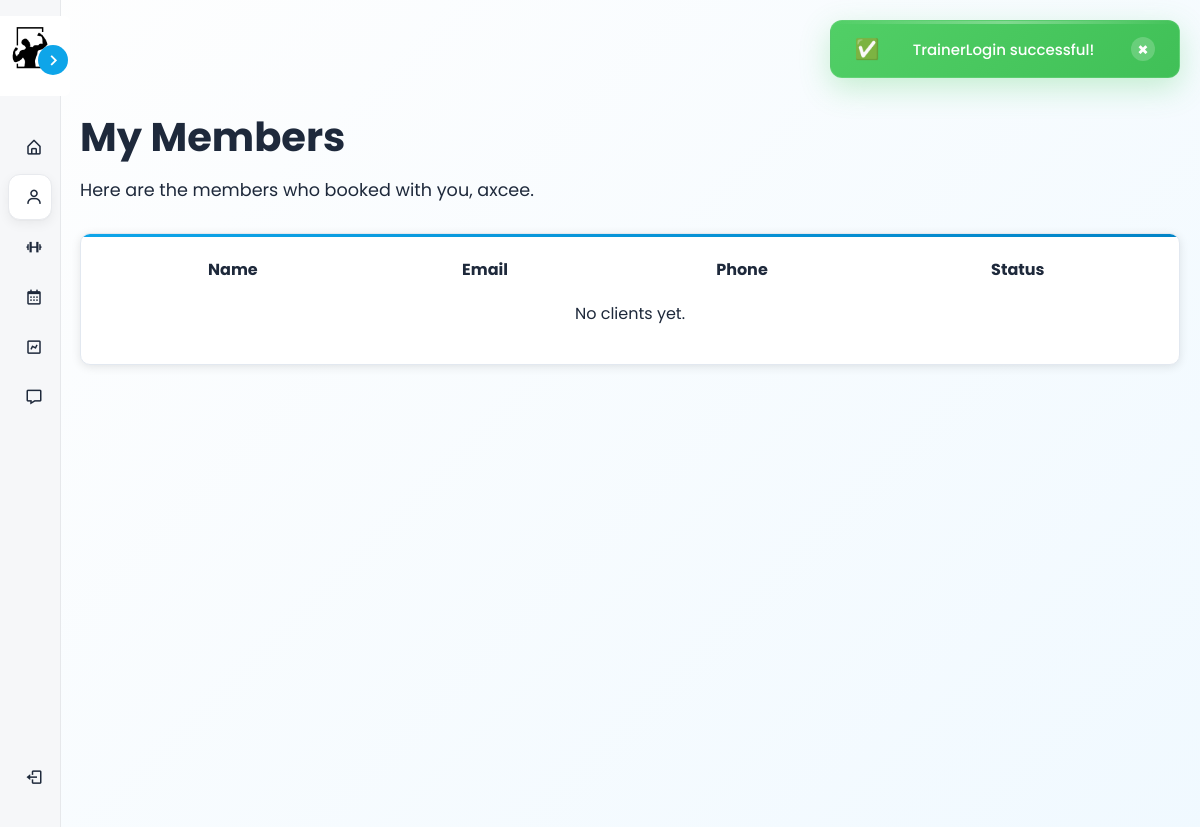
/views/trainers/my_members.php (signed in), run on an earlier commit of the app's database.
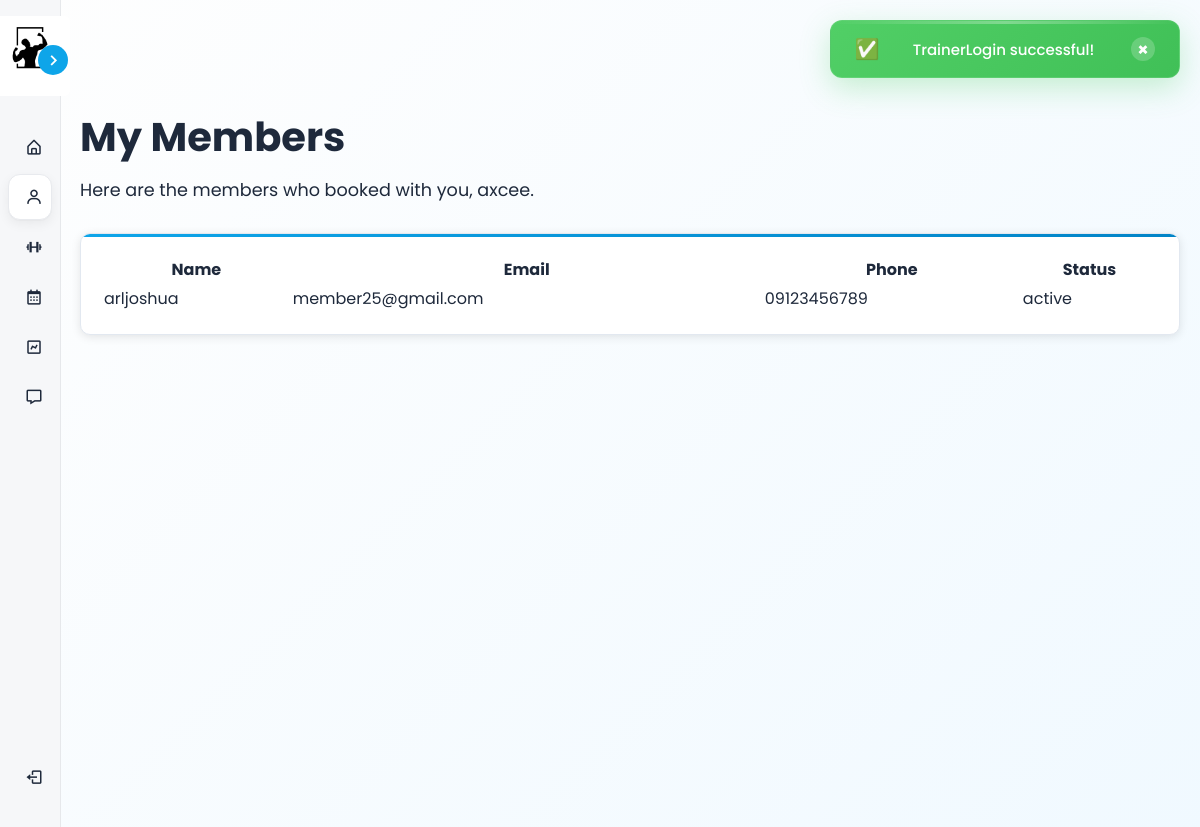
And on a later commit of the database.
### tables this page shows
CREATE TABLE `members` (
  `member_id` int(11) NOT NULL,
  `user_id` int(11) NOT NULL,
  `full_name` varchar(100) NOT NULL,
  `email` varchar(100) NOT NULL,
  `phone` varchar(20) DEFAULT NULL,
  `address` text DEFAULT NULL,
  `membership_type` enum('monthly','annual') DEFAULT 'monthly',
  `start_date` date DEFAULT NULL,
  `end_date` date DEFAULT NULL,
  `status` enum('active','inactive') DEFAULT 'active'
);

### controllers/TrainerController.php (called while the page is built, shortened)
<?php
require_once __DIR__ . '/../config/database.php';
require_once __DIR__ . '/../models/Trainer.php';
require_once __DIR__ . '/../models/Booking.php';
class TrainerController {
    private $trainerModel;
    public function __construct() {
        $database = new Database();
        $this->trainerModel = new Trainer();
    }
    public function getTrainerByUser($userId) {
        return $this->trainerModel->getTrainerByUserId($userId);
    }
    public function getMyClients($userId) {
        $trainer = $this->getTrainerByUser($userId);
        return $this->trainerModel->getTrainerClients($trainer['trainer_id']);
    }
}

### config/database.php (called while the page is built, shortened)
<?php
class Database {
    private $host = "localhost";
    private $db_name = "gymmanagement";
    private $username = "root";
    private $password = "";
    public function getConnection() {
        $this->conn = null;
        try {
            $this->conn = new PDO("mysql:host=" . $this->host . ";dbname=" . $this->db_name,
                                   $this->username, $this->password);
            $this->conn->exec("set names utf8");
        } catch(PDOException $exception) {
            echo "Connection error: " . $exception->getMessage();
        }
        return $this->conn;
    }
}
?>

### models/Trainer.php (called while the page is built, shortened)
<?php
require_once __DIR__ . '/../config/database.php';
class Trainer {
    private $conn;
    public function __construct() {
        $database = new Database();
        $this->conn = $database->getConnection();
    }
    public function getTrainerByUserId($user_id) {
        try {
            $stmt = $this->conn->prepare("SELECT * FROM trainers WHERE user_id = :user_id");
            $stmt->bindParam(':user_id', $user_id, PDO::PARAM_INT);
            $stmt->execute();
            return $stmt->fetch(PDO::FETCH_ASSOC);
        } catch (PDOException $e) {
            error_log("Get trainer by user ID error: " . $e->getMessage());
            return false;
        }
    }
    public function getTrainerClients($trainer_id) {
        try {
            $stmt = $this->conn->prepare("
                SELECT m.member_id, m.full_name, m.email, m.phone, m.membership_type, m.start_date, m.end_date, m.status
                FROM members m
                WHERE m.member_id IN (
                    SELECT DISTINCT tb.member_id
                    FROM trainer_bookings tb
                    WHERE tb.trainer_id = :trainer_id
                )
                ORDER BY m.full_name
            ");
            $stmt->bindParam(':trainer_id', $trainer_id, PDO::PARAM_INT);
            $stmt->execute();
            return $stmt->fetchAll(PDO::FETCH_ASSOC);
        } catch (PDOException $e) {
            error_log("Get trainer clients error: " . $e->getMessage());
            return [];
        }
    }
}
?>

### models/Booking.php (called while the page is built, shortened)
<?php
require_once __DIR__ . '/../config/database.php';
class Booking {
    public function __construct() {
        $database = new Database();
    }
}
?>

### views/trainers/my_members.php (the view, shortened to what the changed rows need)
<?php
require_once __DIR__ . '/../../controllers/TrainerController.php';
$controller = new TrainerController();
$clients = $controller->getMyClients($_SESSION['user_id']);
?>
<!DOCTYPE html>
<html lang="en">
<head>
    <link rel="stylesheet" href="../../assets/css/member_styles.css">
    <link href='https://unpkg.com/boxicons@2.1.4/css/boxicons.min.css' rel='stylesheet'>
</head>
<body>
    <?php include '../components/dynamic_sidebar.php'; ?>
    <div class="main-content">
        <div class="content-wrapper">
            <div class="dashboard-header">
                <h1>My Members</h1>
            </div>
            <div class="card">
                <table class="users-table" style="width:100%">
                    <thead>
                        <tr>
                            <th>Name</th>
                            <th>Email</th>
                            <th>Phone</th>
                            <th>Status</th>
                        </tr>
                    </thead>
                    <tbody>
                        <?php if (empty($clients)): ?>
                            <tr><td colspan="4" style="text-align:center; padding:16px;">No clients yet.</td></tr>
                        <?php else: ?>
                            <?php foreach ($clients as $c): ?>
                                <tr>
                                    <td><?php echo htmlspecialchars($c['full_name']); ?></td>
                                    <td><?php echo htmlspecialchars($c['email']); ?></td>
                                    <td><?php echo htmlspecialchars($c['phone'] ?? ''); ?></td>
                                    <td><?php echo htmlspecialchars($c['status'] ?? ''); ?></td>
                                </tr>
                            <?php endforeach; ?>
                        <?php endif; ?>
                    </tbody>
                </table>
            </div>
        </div>
    </div>
</body>
</html>

### views/components/dynamic_sidebar.php (shortened to what the changed rows need)
<?php
$user_role = $_SESSION['role'] ?? 'guest';
$config_path = __DIR__ . '/../../config/sidebar_config.php';
if (file_exists($config_path)) {
    $menu_configs = include $config_path;
}
$current_config = $menu_configs[$user_role] ?? $menu_configs['guest'];
$current_page = basename($_SERVER['PHP_SELF']);
?>
<nav class="sidebar close" id="dynamicSidebar">
    <div class="menu-bar">
        <div class="menu">
            <ul class="menu-links">
                <?php
                foreach ($current_config['items'] as $idx => $item) {
                    $is_active = isset($item['active']) && $item['active'];
                    if (isset($item['url']) && basename($item['url']) === $current_page) $is_active = true;
                    if (isset($item['type']) && $item['type'] === 'dropdown') {
                        $expanded = $is_active ? ' expanded' : '';
                        echo "<li class=\"nav-link has-dropdown$expanded " . ($is_active ? 'active' : '') . "\">";
                        echo "<button class='dropdown-btn'><i class='bx " . htmlspecialchars($item['icon']) . " icon'></i><span class='text nav-text'>" . htmlspecialchars($item['text']) . "</span><i class='bx bx-chevron-down dropdown-arrow'></i></button>";
                        echo "<ul class='dropdown-container'" . ($is_active ? " style='display:block; opacity:1; transform:none;'" : "") . ">";
                        foreach ($item['submenu'] as $subitem) {
                            echo "<li><a href='" . htmlspecialchars($subitem['url']) . "'><span class='text nav-text'>" . htmlspecialchars($subitem['text']) . "</span></a></li>\n";
                        }
                        echo "</ul>";
                        echo "</li>\n";
                    } else {
                        echo "<li class=\"nav-link " . ($is_active ? 'active' : '') . "\"><a href=\"" . htmlspecialchars($item['url']) . "\" data-tooltip=\"" . htmlspecialchars($item['text']) . "\"><i class='bx " . htmlspecialchars($item['icon']) . " icon'></i><span class='text nav-text'>" . htmlspecialchars($item['text']) . "</span></a></li>\n";
                    }
                }
                ?>
            </ul>
        </div>
    </div>
</nav>
<link rel="stylesheet" href="../../assets/css/modal_styles.css">

What changed in the data, as far as the page shows it:
added members: full_name "arljoshua", email "member25@gmail.com", phone "09123456789", status "active"
Also different on the page:
text no longer shown: "No clients yet."
